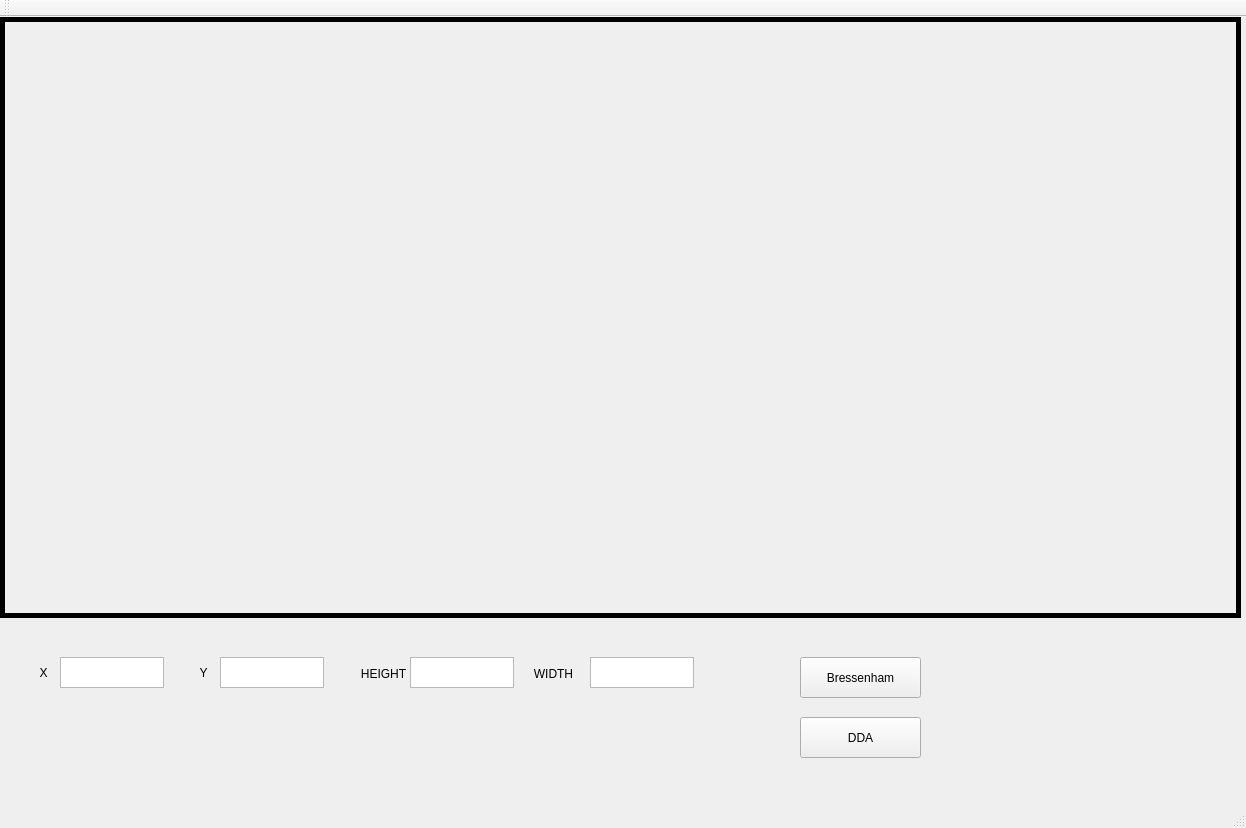
<?xml version="1.0" encoding="UTF-8"?>
<ui version="4.0">
 <class>MainWindow</class>
 <widget class="QMainWindow" name="MainWindow">
  <property name="geometry">
   <rect>
    <x>0</x>
    <y>0</y>
    <width>1246</width>
    <height>828</height>
   </rect>
  </property>
  <property name="windowTitle">
   <string>MainWindow</string>
  </property>
  <widget class="QWidget" name="centralWidget">
   <widget class="QLabel" name="label">
    <property name="geometry">
     <rect>
      <x>0</x>
      <y>0</y>
      <width>1241</width>
      <height>601</height>
     </rect>
    </property>
    <property name="autoFillBackground">
     <bool>false</bool>
    </property>
    <property name="frameShape">
     <enum>QFrame::Box</enum>
    </property>
    <property name="lineWidth">
     <number>5</number>
    </property>
    <property name="text">
     <string/>
    </property>
   </widget>
   <widget class="QPushButton" name="pushButton">
    <property name="geometry">
     <rect>
      <x>800</x>
      <y>640</y>
      <width>121</width>
      <height>41</height>
     </rect>
    </property>
    <property name="text">
     <string>Bressenham</string>
    </property>
   </widget>
   <widget class="QPushButton" name="pushButton_2">
    <property name="geometry">
     <rect>
      <x>800</x>
      <y>700</y>
      <width>121</width>
      <height>41</height>
     </rect>
    </property>
    <property name="text">
     <string>DDA</string>
    </property>
   </widget>
   <widget class="QTextEdit" name="textEdit">
    <property name="geometry">
     <rect>
      <x>60</x>
      <y>640</y>
      <width>104</width>
      <height>31</height>
     </rect>
    </property>
   </widget>
   <widget class="QTextEdit" name="textEdit_2">
    <property name="geometry">
     <rect>
      <x>220</x>
      <y>640</y>
      <width>104</width>
      <height>31</height>
     </rect>
    </property>
   </widget>
   <widget class="QTextEdit" name="textEdit_3">
    <property name="geometry">
     <rect>
      <x>410</x>
      <y>640</y>
      <width>104</width>
      <height>31</height>
     </rect>
    </property>
   </widget>
   <widget class="QTextEdit" name="textEdit_4">
    <property name="geometry">
     <rect>
      <x>590</x>
      <y>640</y>
      <width>104</width>
      <height>31</height>
     </rect>
    </property>
   </widget>
   <widget class="QLabel" name="label_2">
    <property name="geometry">
     <rect>
      <x>10</x>
      <y>640</y>
      <width>67</width>
      <height>31</height>
     </rect>
    </property>
    <property name="text">
     <string>X</string>
    </property>
    <property name="alignment">
     <set>Qt::AlignCenter</set>
    </property>
   </widget>
   <widget class="QLabel" name="label_3">
    <property name="geometry">
     <rect>
      <x>170</x>
      <y>640</y>
      <width>67</width>
      <height>31</height>
     </rect>
    </property>
    <property name="text">
     <string>Y</string>
    </property>
    <property name="alignment">
     <set>Qt::AlignCenter</set>
    </property>
   </widget>
   <widget class="QLabel" name="label_4">
    <property name="geometry">
     <rect>
      <x>350</x>
      <y>646</y>
      <width>67</width>
      <height>21</height>
     </rect>
    </property>
    <property name="text">
     <string>HEIGHT</string>
    </property>
    <property name="alignment">
     <set>Qt::AlignCenter</set>
    </property>
   </widget>
   <widget class="QLabel" name="label_5">
    <property name="geometry">
     <rect>
      <x>520</x>
      <y>646</y>
      <width>67</width>
      <height>21</height>
     </rect>
    </property>
    <property name="text">
     <string>WIDTH</string>
    </property>
    <property name="alignment">
     <set>Qt::AlignCenter</set>
    </property>
   </widget>
  </widget>
  <widget class="QMenuBar" name="menuBar">
   <property name="geometry">
    <rect>
     <x>0</x>
     <y>0</y>
     <width>1246</width>
     <height>25</height>
    </rect>
   </property>
  </widget>
  <widget class="QToolBar" name="mainToolBar">
   <attribute name="toolBarArea">
    <enum>TopToolBarArea</enum>
   </attribute>
   <attribute name="toolBarBreak">
    <bool>false</bool>
   </attribute>
  </widget>
  <widget class="QStatusBar" name="statusBar"/>
 </widget>
 <layoutdefault spacing="6" margin="11"/>
 <resources/>
 <connections/>
</ui>
